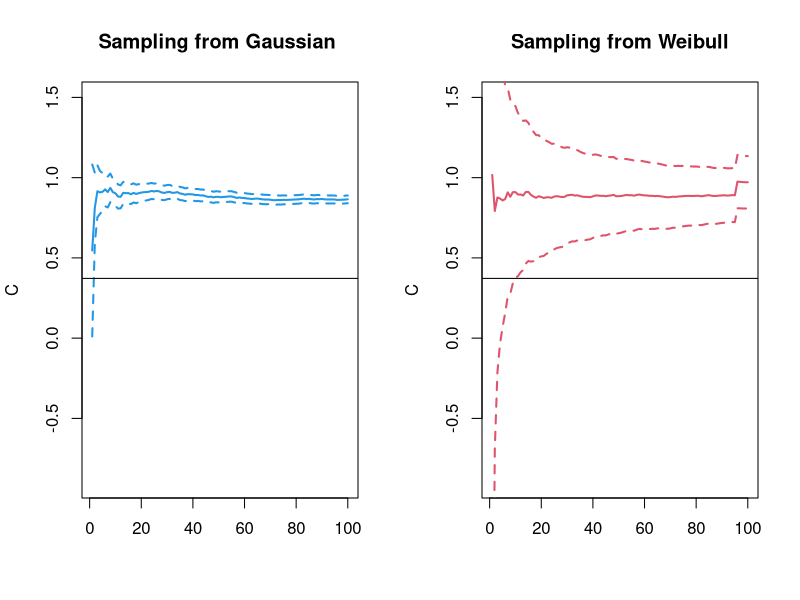
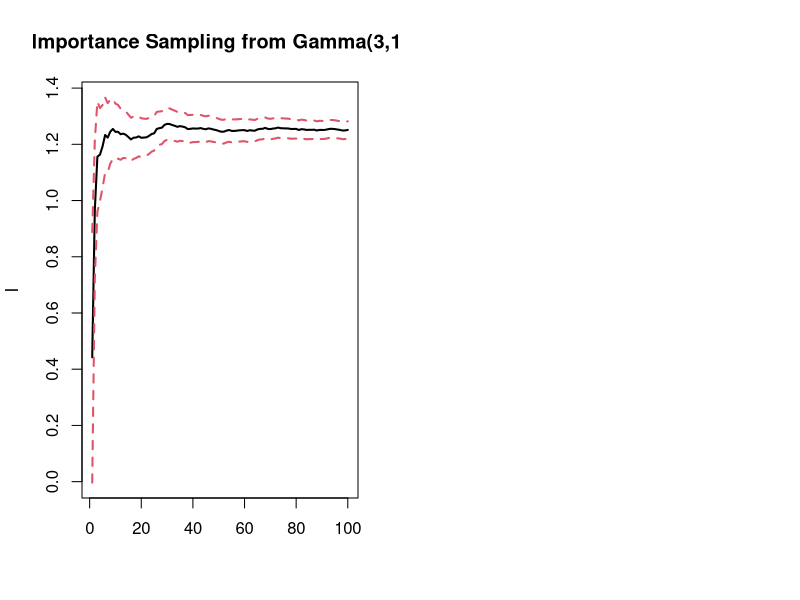

Recreate these plots in R, in order.
## define the h function for the Gaussian case
hgauss = function(x){
	h_x = sqrt(pi/2)*(sin(x))^2*(x^2)
	return(h_x)
}

## define the h function for the Weibull case
hweibull = function(x){
	h_x = 0.5*(sin(x))^2*x*exp(x^2/2)
}

## sample path
sample_seq = seq(20,10000,by=100)

## generate the data first
X_gauss = rnorm(max(sample_seq))
X_weibull = rweibull(max(sample_seq),shape=2,scale=1) #k=2,lambda=1#
h_gauss = hgauss(X_gauss)
h_weibull = hweibull(X_weibull)

# initialize a list of two components to save the result
Res = list()
Res$gauss = array(0,c(length(sample_seq),3))
Res$weibull = array(0,c(length(sample_seq),3))

z = qnorm(0.975)  # upper 0.025 quantile

## calculate and plot
for (i in 1:length(sample_seq)){
	subspl_gauss = h_gauss[1:sample_seq[i]]
	subspl_weibull = h_weibull[1:sample_seq[i]]
	
	m_gauss = mean(subspl_gauss)
	m_weibull = mean(subspl_weibull)
	
	se_gauss = sqrt(var(h_gauss)/sample_seq[i])
	se_weibull = sqrt(var(h_weibull)/sample_seq[i])
	
	# save in a row, mean, lower bd, upper bd
	Res$gauss[i,] = c(m_gauss,m_gauss-z*se_gauss,m_gauss+z*se_gauss) 
	Res$weibull[i,] = c(m_weibull,m_weibull-z*se_weibull,m_weibull+z*se_weibull) 
}

C_true = 0.5*(1-3/exp(1)^2)*sqrt(pi/2)
## now plot
par(mfrow=c(1,2))
plot(Res$gauss[,1],type="l",lwd=2,ylab="C",xlab="",ylim=c(-0.9,1.5),col=4)
lines(Res$gauss[,2],lwd=2,lty=2,col=4)
lines(Res$gauss[,3],lwd=2,lty=2,col=4)
abline(h=C_true)
title("Sampling from Gaussian ")
plot(Res$weibull[,1],type='l',lwd=2,col=2,ylab="C",xlab="",ylim=c(-0.9,1.5))
lines(Res$weibull[,2],col=2,lwd=2,lty=2)
lines(Res$weibull[,3],col=2,lwd=2,lty=2)
abline(h=C_true)
title("Sampling from Weibull")

## part 3
# this is omega(x) function
omegafunc = function(x){
	return(2/0.372*(sin(x))^2*exp(-x^2/2+x))
}
Y = rgamma(max(sample_seq),shape=3,rate=1)
Yminus1sq = (Y-1)^2
Y_ind = (1<Y)*(Y<5)
omega_Y = omegafunc(Y)

ResI = array(0,c(length(sample_seq),4))

for (i in 1:length(sample_seq)){
	subspl = Y_ind[1:sample_seq[i]]*omega_Y[1:sample_seq[i]]*Yminus1sq[1:sample_seq[i]]
	m = mean(subspl)
	MC_error = sqrt(var(subspl)/sample_seq[i])
	lb = m-MC_error*z
	ub = m+MC_error*z
	ResI[i,] = c(m,lb,ub,MC_error)
}
plot(ResI[,1],type="l",lwd=2,ylim=c(min(ResI[,-4]),max(ResI[,-4])),xlab="",ylab="I")
lines(ResI[,2],col=2,lwd=2,lty=2)
lines(ResI[,3],col=2,lwd=2,lty=2)
title("Importance Sampling from Gamma(3,1)")














